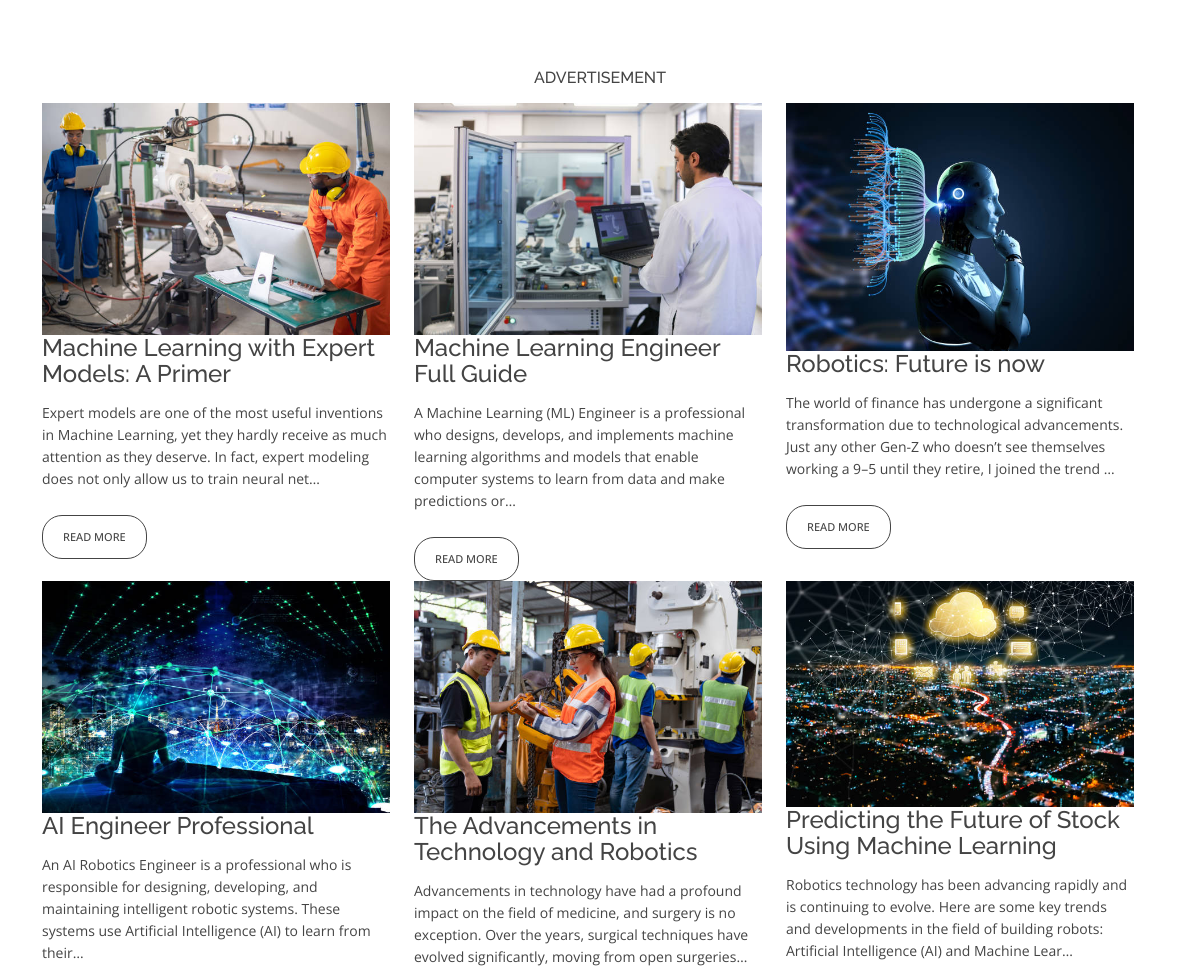
/ (middle part), run on an earlier commit of the app's database.
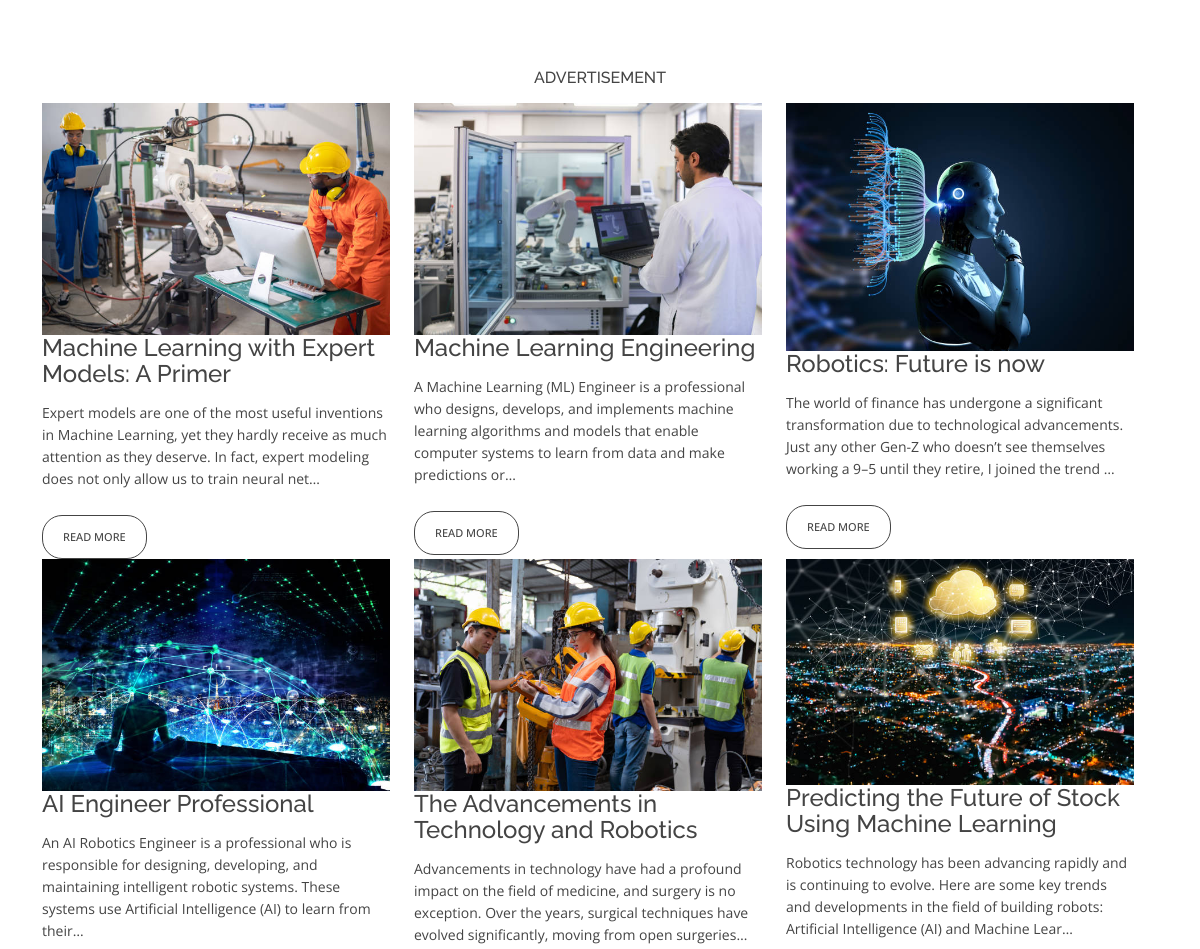
And on a later commit of the database.
### robotics/models.py (models this page shows, shortened)
class GreRoboticsModel (models.Model):
    title = models.CharField (max_length=500)
    content = models.TextField ()
    slug = models.SlugField (max_length=200)
    img = models.ImageField ( upload_to= 'image/')
    publish_date = models.DateTimeField (auto_now_add= True)
    author = models.ForeignKey(User, on_delete=models.CASCADE)
    category = models.CharField (max_length=255, default='coding')
    class Meta:
        ordering =['-publish_date']

### robotics/views.py (the view)
# urls.py: path('', HomeListView.as_view(), name='home'),
class HomeListView (ListView) :
    model = GreRoboticsModel
    template_name = 'robotics/index.html'
    ordering =['-publish_date']

### templates/robotics/index.html (shortened to what this page needs)
{% extends 'base.html' %}
{% load static %}
{% block content %}
  <main id="main">
     <div id="blog" class="blog-area">
      <div class="blog-inner area-padding">
        <div class="container ">
          <div class="row">
            <div class="col-md-12 col-sm-12 col-xs-12">
              <div class="section-headline text-center">
                <div class="content">
                <h6>ADVERTISEMENT</h6>
              </div>
            </div>
          </div>
          <div class="row">
            {% for post in object_list %}
            <div class="col-md-4 col-sm-4 col-xs-12">
              <div class="single-blog">
                <div class="single-blog-img">
                  <a href="{% url 'detail' post.pk %}">
                    {% if post.img %}
                    <img src="{{ post.img.url }}" alt="">
                    {% endif %}
                  </a>
                </div>
                <div class="blog-text">
                  <h4>
                    <a href="{% url 'detail' post.pk %}">{{ post.title }}</a>
                  </h4>
                  <p>{{ post.content|truncatechars:200 }}</p>
                </div>
                <span>
                  <a href="{% url 'detail' post.pk %}" class="ready-btn">Read more </a>
                </span>
              </div>
            </div>
            {% endfor %}
          </div>
        </div>
      </div>
    </div>
   {% endblock %}

What changed in the data, as far as the page shows it:
changed GreRoboticsModel: title "Machine Learning Engineer Full Guide" → "Machine Learning Engineering"
